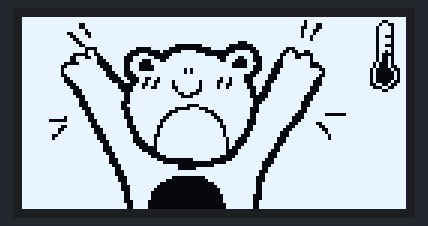
A sketch run on a simulated Arduino Uno, built with avr-gcc and run on an emulated ATmega328P. Parts: 128×64 one-colour display.

Above: at 0.1 s.

The sketch:

invert_frog_displaytest.ino
```cpp
#include <U8g2lib.h>

U8G2_SSD1306_128X64_NONAME_F_HW_I2C u8g2(U8G2_R2, SCL, SDA, U8X8_PIN_NONE);

// defining my happy frog image ^.^

#define invhappy_width 128
#define invhappy_height 64
static const unsigned char invhappy_frog[] U8X8_PROGMEM = {
 0xff,0xff,0xff,0xff,0xff,0xff,0xff,0xff,0xff,0xff,0xff,0xff,0xff,0xff,0xff,
 0xff,0xff,0xff,0xff,0xff,0xff,0xff,0xff,0xff,0xff,0xff,0xff,0xbf,0xff,0xff,
 0xff,0xfc,0xff,0xff,0xe7,0xff,0xff,0xff,0xff,0xff,0xff,0xff,0xff,0xbf,0xf3,
 0xff,0x7f,0xf3,0xff,0xff,0xe7,0xff,0xff,0xff,0xff,0xff,0xff,0xff,0xff,0x9f,
 0xf3,0xff,0xbf,0xf7,0xff,0xff,0xdf,0xff,0xff,0xff,0xff,0xff,0xff,0xff,0xff,
 0xdf,0xf9,0xff,0xbf,0xf7,0xff,0x7f,0x9e,0xff,0xff,0xff,0xff,0xff,0xff,0xff,
 0xff,0xdf,0xfd,0xff,0xbf,0xf7,0xff,0xff,0xbc,0xff,0xff,0xff,0xff,0xff,0xff,
 0xff,0xff,0xdf,0xfe,0xff,0xbf,0xf1,0xff,0xff,0xf9,0xff,0xff,0xff,0xff,0xff,
 0xff,0xff,0xff,0xff,0xfe,0xff,0xbf,0xf7,0xff,0xff,0xf3,0xff,0xff,0xff,0xff,
 0xff,0xff,0xf8,0xff,0xff,0xff,0xff,0xbf,0xf7,0xff,0xff,0xe7,0xff,0xff,0xff,
 0x07,0xf0,0x1f,0xe0,0xff,0xff,0xff,0xff,0xbf,0xf1,0xff,0xff,0x1f,0xfe,0x3f,
 0xf8,0x01,0x80,0x0f,0xc0,0xff,0xf8,0xff,0xff,0xbf,0xf7,0xff,0xff,0xdf,0xfe,
 0x0f,0x40,0xe0,0x03,0x80,0x8f,0x7f,0x32,0xff,0xff,0xbf,0xf5,0xff,0xff,0xc1,
 0xfc,0x87,0x03,0xfc,0x1f,0xe0,0x9f,0x3f,0x07,0xfe,0xff,0xbf,0xf0,0xff,0xff,
 0x9c,0xf9,0xe3,0x0f,0xfe,0xff,0xf1,0x1c,0xbf,0xe7,0xfe,0xff,0xbf,0xf4,0xff,
 0xff,0xfc,0xf1,0xe3,0x38,0xff,0xff,0x73,0x18,0x9f,0xff,0xfe,0xff,0xbf,0xf4,
 0xff,0x3f,0xf8,0xe1,0x73,0xf8,0xff,0xff,0x3f,0x38,0x8f,0xff,0xf8,0xff,0x5f,
 0xf4,0xff,0x9f,0xff,0xc3,0x73,0xf0,0xff,0xff,0x3f,0x18,0x8f,0xff,0xf0,0xff,
 0x5f,0xe4,0xff,0xdf,0xff,0xc7,0x73,0xf0,0xbf,0xfe,0xff,0x1f,0xc7,0xff,0xe7,
 0xff,0x2f,0xc8,0xff,0xdf,0xff,0x8f,0xe3,0xff,0xbf,0xfe,0xff,0x8f,0xc7,0xff,
 0xef,0xff,0x2f,0xd0,0xff,0x9f,0xff,0x0f,0xc3,0xff,0xff,0xff,0xff,0xc3,0xe3,
 0xff,0xe7,0xff,0x2f,0xd0,0xff,0x3f,0xff,0x1f,0x86,0xd9,0xff,0xff,0xdb,0xe3,
 0xe3,0xff,0xf3,0xff,0x2f,0xd0,0xff,0x3f,0xfe,0x3f,0x8c,0xcd,0xfb,0xf7,0xd9,
 0xe3,0xf1,0xff,0xf1,0xff,0x2f,0xc8,0xff,0x7f,0xfc,0xff,0xc0,0xec,0xfb,0xf7,
 0xcd,0xe7,0xf9,0xff,0xf1,0xff,0xcf,0xe4,0xff,0xff,0xf8,0xff,0xe0,0xe6,0xf3,
 0xf7,0xed,0xc7,0xf8,0xff,0xf8,0xff,0x1f,0xf3,0xff,0xff,0xf1,0xff,0xe1,0xff,
 0xf7,0xf3,0xff,0xcf,0xf8,0xff,0xf8,0xff,0xff,0xfc,0xff,0xff,0xf1,0xff,0xf3,
 0xff,0xcf,0xf8,0xff,0x4f,0xfc,0x7f,0xfc,0xff,0xff,0xff,0xff,0xff,0xe3,0xff,
 0xf3,0xff,0x1f,0xfe,0xff,0x0f,0xfc,0x3f,0xfe,0xff,0xff,0xff,0xff,0xff,0xe7,
 0xff,0xf3,0xff,0xff,0xff,0xff,0x1f,0xfe,0x3f,0xfe,0xff,0xff,0xff,0xff,0xff,
 0xc7,0xff,0xf1,0xff,0xff,0xff,0xff,0x1f,0xff,0x1f,0xff,0xff,0xff,0xff,0xff,
 0xff,0xc7,0xff,0xf9,0xff,0x7f,0xf8,0xff,0x9f,0xff,0x1f,0xff,0xff,0xff,0xff,
 0xff,0xff,0x8f,0xff,0xf1,0xff,0x07,0xc7,0xff,0x8f,0xff,0x9f,0xff,0xff,0xff,
 0xff,0xff,0xff,0x9f,0xff,0xf3,0xff,0xf1,0x1f,0xff,0x8f,0xff,0x8f,0xff,0xff,
 0xff,0xff,0xff,0xff,0x1f,0xff,0xf3,0xff,0xfc,0x7f,0xfe,0xcf,0xff,0xc7,0x1f,
 0xf0,0xff,0xff,0xff,0xbf,0x3f,0xff,0xe3,0x7f,0xfe,0xff,0xfc,0xcf,0xff,0xc3,
 0xff,0xff,0xff,0xff,0xff,0x81,0x3f,0xfe,0xe7,0x3f,0xff,0xff,0xf9,0xc7,0xff,
 0xe3,0xff,0xff,0xff,0xff,0xff,0xff,0x7f,0xfe,0xe7,0xbf,0xff,0xff,0xfb,0xc7,
 0xff,0xf1,0xf3,0xff,0xff,0xff,0xff,0x9f,0x7f,0xfc,0xc7,0x9f,0xff,0xff,0xf3,
 0xe7,0xff,0xf8,0xe7,0xff,0xff,0xff,0xff,0xcf,0xff,0xf8,0xcf,0xdf,0xff,0xff,
 0xf7,0xe3,0x7f,0xfc,0xcf,0xff,0xff,0xff,0xff,0xef,0xff,0xf8,0x8f,0xdf,0xff,
 0xff,0xf7,0xf3,0x3f,0xfe,0xdf,0xff,0xff,0xff,0xff,0xf3,0xff,0xf1,0x9f,0xcf,
 0xff,0xff,0xf7,0xf1,0x3f,0xfe,0xbf,0xff,0xff,0xff,0xff,0xfb,0xff,0xf1,0x1f,
 0xef,0xff,0xff,0xef,0xf8,0x1f,0xff,0xbf,0xff,0xff,0xff,0xff,0xff,0xff,0xe3,
 0x1f,0xee,0xff,0xff,0x6f,0xf8,0x1f,0xff,0xff,0xff,0xff,0xff,0xff,0xff,0xff,
 0xe7,0x3f,0xec,0xff,0xff,0x6f,0xfc,0x8f,0xff,0xff,0xff,0xff,0xff,0xff,0xff,
 0xff,0xc7,0x7f,0xe0,0xff,0xff,0x2f,0xfe,0xcf,0xff,0xff,0xff,0xff,0xff,0xff,
 0xff,0xff,0xc7,0xff,0xe0,0xff,0xff,0x0f,0xff,0xc7,0xff,0xff,0xff,0xff,0xff,
 0xff,0xff,0xff,0x8f,0xff,0xc3,0xff,0xff,0x0f,0xff,0xe3,0xff,0xff,0xff,0xff,
 0xff,0xff,0xff,0xff,0x9f,0xff,0x07,0xff,0xff,0x83,0xff,0xe3,0xff,0xff,0xff,
 0xff,0xff,0xff,0xff,0xff,0x1f,0xff,0x1f,0x00,0x7e,0xc0,0xff,0xf1,0xff,0xff,
 0xff,0xff,0xff,0xff,0xff,0xff,0x1f,0xff,0x7f,0x00,0x00,0xf0,0xff,0xf0,0xff,
 0xff,0xff,0xff,0xff,0xff,0xff,0xff,0x3f,0xfe,0xff,0x0f,0x00,0xff,0xff,0xf8,
 0xff,0xff,0xff,0xff,0xff,0xff,0xff,0xff,0x7f,0xfe,0xff,0x0f,0xfc,0xff,0xff,
 0xfc,0xff,0xff,0xff,0xff,0xff,0xff,0xff,0xff,0x7f,0xfc,0xff,0xff,0xff,0xff,
 0x7f,0xfc,0xff,0xff,0xff,0xff,0xff,0xff,0xff,0xff,0x7f,0xfc,0xff,0xff,0xff,
 0xff,0x7f,0xfe,0xff,0xff,0xff,0xff,0xff,0xff,0xff,0xff,0xff,0xf8,0xff,0x03,
 0xe0,0xff,0x3f,0xfe,0xff,0xff,0xff,0xff,0xff,0xff,0xff,0xff,0xff,0xf8,0xff,
 0x00,0xc0,0xff,0x3f,0xfe,0xff,0xff,0xff,0xff,0xff,0xff,0xff,0xff,0xff,0xf9,
 0x3f,0x00,0x00,0xff,0x3f,0xff,0xff,0xff,0xff,0xff,0xff,0xff,0xff,0xff,0xff,
 0xf1,0x1f,0x00,0x00,0xfe,0x3f,0xff,0xff,0xff,0xff,0xff,0xff,0xff,0xff,0xff,
 0xff,0xf1,0x0f,0x00,0x00,0xfc,0x3f,0xff,0xff,0xff,0xff,0xff,0xff,0xff,0xff,
 0xff,0xff,0xf3,0x07,0x00,0x00,0xfc,0x3f,0xff,0xff,0xff,0xff,0xff,0xff,0xff,
 0xff,0xff,0xff,0xf3,0x07,0x00,0x00,0xf8,0x1f,0xff,0xff,0xff,0xff,0xff,0xff,
 0xff,0xff,0xff,0xff,0xf3,0x07,0x00,0x00,0xf8,0x1f,0xff,0xff,0xff,0xff,0xff,
 0xff,0xff,0xff,0xff,0xff,0xe3,0x03,0x00,0x00,0xf8,0x9f,0xff,0xff,0xff,0xff,
 0xff,0xff,0xff,0xff,0xff,0xff,0xe7,0x03,0x00,0x00,0xf0,0x9f,0xff,0xff,0xff,
 0xff,0xff,0xff,0xff,0xff,0xff,0xff,0xe7,0x03,0x00,0x00,0xf0,0x9f,0xff,0xff,
 0xff,0xff,0xff,0xff  };

void setup(void) {

  u8g2.begin();
  drawFroggie();
}

void loop() {
// no loop needed for now ^*^
}

void drawFroggie() {
  u8g2.firstPage();
  do {
    u8g2.drawXBMP(0,0, invhappy_width, invhappy_height, invhappy_frog);
  }
  while(u8g2.nextPage());

  delay(1000);
}
```
